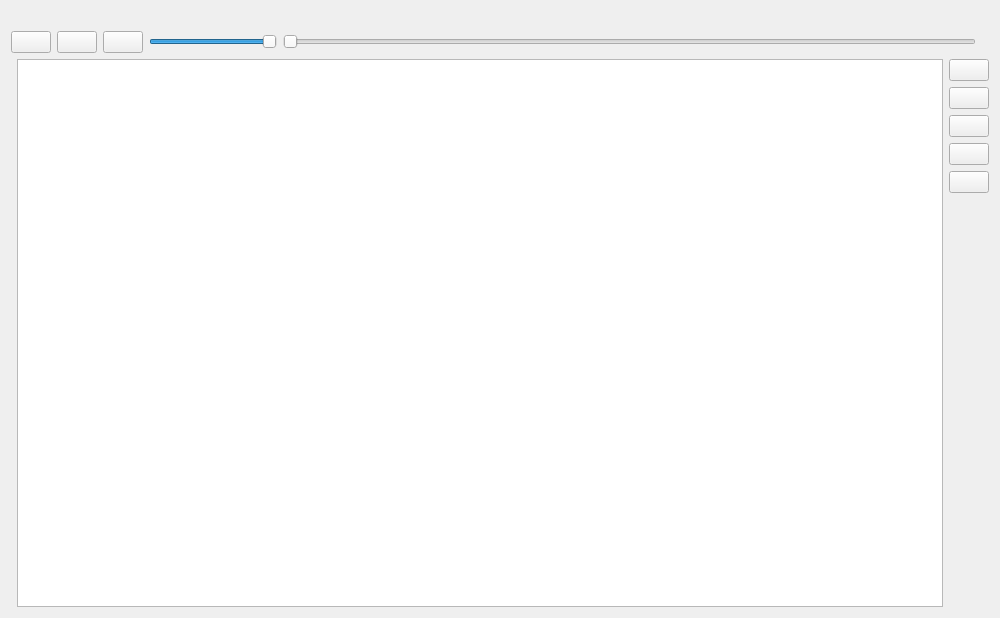
<?xml version="1.0" encoding="UTF-8"?>
<ui version="4.0">
 <class>MusicPlayer</class>
 <widget class="QWidget" name="MusicPlayer">
  <property name="geometry">
   <rect>
    <x>0</x>
    <y>0</y>
    <width>1000</width>
    <height>618</height>
   </rect>
  </property>
  <property name="windowTitle">
   <string>音乐播放器</string>
  </property>
  <layout class="QGridLayout" name="gridLayout">
   <item row="1" column="1">
    <layout class="QGridLayout" name="gridLayout_2">
     <item row="0" column="2">
      <widget class="TransparentToolButton" name="pb_add">
       <property name="text">
        <string/>
       </property>
      </widget>
     </item>
     <item row="5" column="2">
      <spacer name="verticalSpacer">
       <property name="orientation">
        <enum>Qt::Vertical</enum>
       </property>
       <property name="sizeHint" stdset="0">
        <size>
         <width>20</width>
         <height>40</height>
        </size>
       </property>
      </spacer>
     </item>
     <item row="1" column="2">
      <widget class="TransparentToolButton" name="pb_remove">
       <property name="text">
        <string/>
       </property>
      </widget>
     </item>
     <item row="2" column="2">
      <widget class="TransparentToolButton" name="pb_moveup">
       <property name="text">
        <string/>
       </property>
      </widget>
     </item>
     <item row="3" column="2">
      <widget class="TransparentToolButton" name="pb_movedown">
       <property name="text">
        <string/>
       </property>
      </widget>
     </item>
     <item row="4" column="2">
      <widget class="TransparentToolButton" name="pb_movetop">
       <property name="text">
        <string/>
       </property>
      </widget>
     </item>
     <item row="0" column="1" rowspan="6">
      <widget class="ListWidget" name="lw_musiclist"/>
     </item>
    </layout>
   </item>
   <item row="0" column="0" colspan="2">
    <layout class="QGridLayout" name="gridLayout_3">
     <item row="1" column="5">
      <widget class="QLabel" name="l_time">
       <property name="text">
        <string/>
       </property>
      </widget>
     </item>
     <item row="1" column="0">
      <widget class="TransparentToolButton" name="pb_control">
       <property name="text">
        <string/>
       </property>
      </widget>
     </item>
     <item row="1" column="1">
      <widget class="TransparentToolButton" name="pb_pre">
       <property name="text">
        <string/>
       </property>
      </widget>
     </item>
     <item row="1" column="4">
      <widget class="Slider" name="hs_music">
       <property name="maximum">
        <number>0</number>
       </property>
       <property name="orientation">
        <enum>Qt::Horizontal</enum>
       </property>
      </widget>
     </item>
     <item row="1" column="2">
      <widget class="TransparentToolButton" name="pb_next">
       <property name="text">
        <string/>
       </property>
      </widget>
     </item>
     <item row="1" column="3">
      <widget class="Slider" name="hs_sound">
       <property name="maximumSize">
        <size>
         <width>128</width>
         <height>16777215</height>
        </size>
       </property>
       <property name="maximum">
        <number>100</number>
       </property>
       <property name="value">
        <number>100</number>
       </property>
       <property name="orientation">
        <enum>Qt::Horizontal</enum>
       </property>
       <property name="tickPosition">
        <enum>QSlider::NoTicks</enum>
       </property>
      </widget>
     </item>
     <item row="0" column="0" colspan="5">
      <widget class="QLabel" name="l_musicname">
       <property name="text">
        <string/>
       </property>
      </widget>
     </item>
    </layout>
   </item>
  </layout>
 </widget>
 <customwidgets>
  <customwidget>
   <class>ListWidget</class>
   <extends>QListWidget</extends>
   <header>qfluentwidgets</header>
  </customwidget>
  <customwidget>
   <class>TransparentToolButton</class>
   <extends>QPushButton</extends>
   <header>qfluentwidgets</header>
  </customwidget>
  <customwidget>
   <class>Slider</class>
   <extends>QSlider</extends>
   <header>qfluentwidgets</header>
  </customwidget>
 </customwidgets>
 <resources/>
 <connections/>
</ui>
